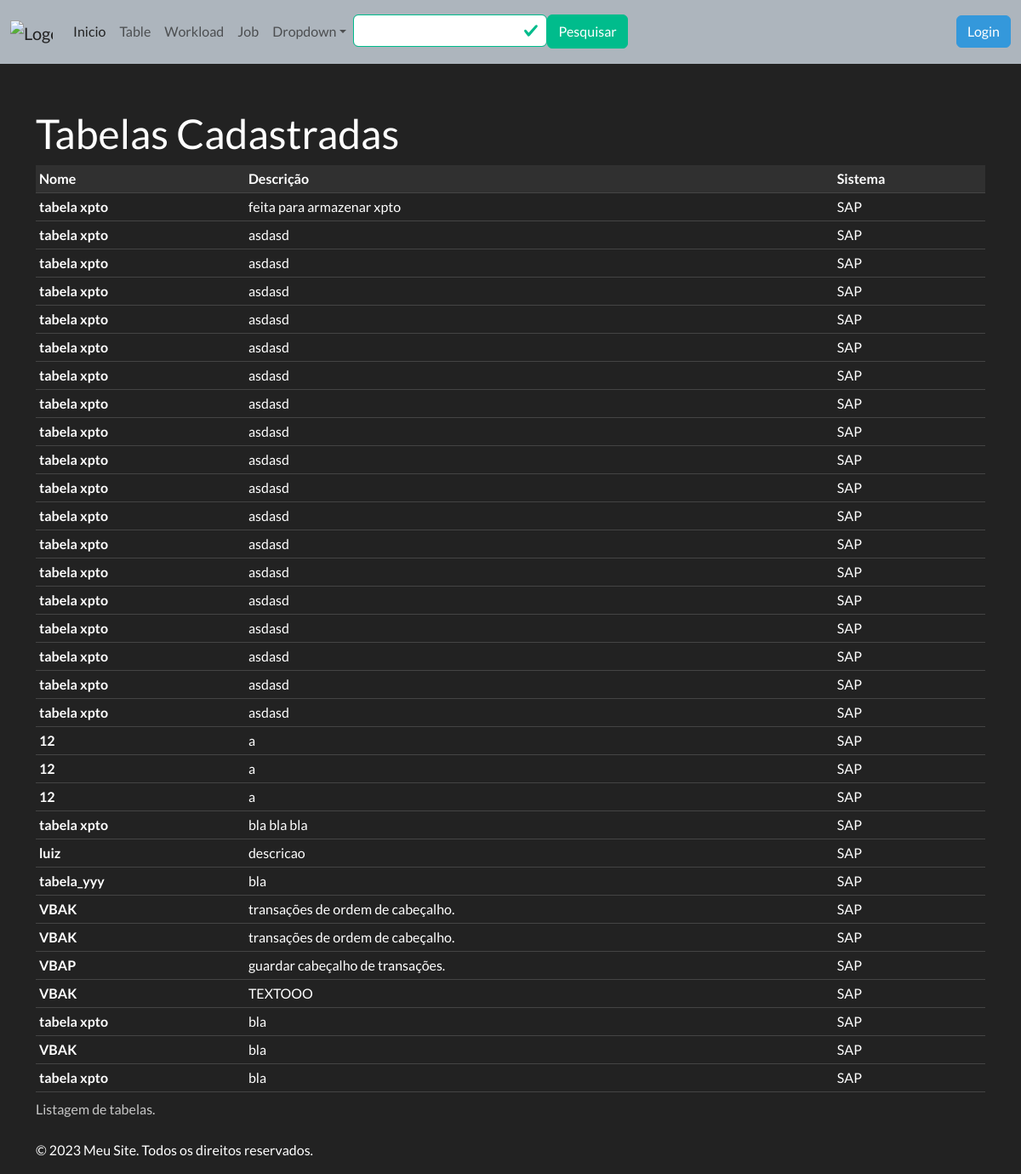
Page /view-tables/ on the committed database.
### process/models.py (models this page shows)
class Tables(models.Model):
    id_table = models.AutoField(primary_key=True)
    id_customer = models.IntegerField()
    id_workload = models.IntegerField()
    str_system = models.CharField(max_length=200)
    str_frequency = models.CharField(
        max_length=20, choices=[
            ('diario', 'Diário'),
            ('mensal', 'Mensal'),
            ('hora', 'A cada 1 hora'),
            ('semanal', 'Semanal')
        ]
    )
    str_hour_of = models.CharField(max_length=200, null=True, blank=True)
    str_mode = models.CharField(
        max_length=20,
        choices=[
            ('batch', 'Batch'),
            ('incremental', 'Incremental')
        ]
    )
    str_type = models.CharField(
        max_length=20,
        choices=[
            ('cdc', 'Detecte as Mudanças'),
            ('full', 'Ultima fotografia')
        ]
    )
    str_dataset = models.CharField(max_length=200)
    str_name = models.CharField(max_length=200)
    str_desc = models.TextField()
    str_owner = models.CharField(max_length=200)
    str_owner_email = models.EmailField()
    dth_start_at = models.DateTimeField(auto_now=True)
    dth_last_updated = models.DateTimeField(null=True, blank=True)
    int_size = models.IntegerField(null=True, blank=True)
    int_number_of_rows = models.IntegerField(null=True, blank=True)
    float_perc_growth = models.FloatField(null=True, blank=True)
    str_id_version = models.CharField(max_length=200, null=True, blank=True)

### process/views.py (the view, shortened to what this page needs)
# urls.py: path('view-tables/',TablesView.as_view(),name='table_view')
class TablesView(View):
    def __init__(self):
        self.template_path = 'process/Tables/'
    def parse_html_path(self,page):
        html_location = self.template_path + f'{page}.html'
        return html_location
    def get_tables(self, request):
        print(request.user)
        tables = Tables.objects.all()
        for table in tables:
            table.detail_url = reverse(
                'table_view',
                args=[crip(str(table.id_table))]
            )
            table.save()
        html_location = self.parse_html_path('list')
        response_dict = {'tables': tables}
        return render(request, html_location, response_dict)
    def get(self, request, argument=None):
        if request.path == '/add-table/':
            return self.render_add(request)
        elif argument is not None:
            id_tabela = uncrip(argument)
            return self.get_table(request,id_tabela)
        elif argument is None:
            return self.get_tables(request)

### process/views.py (called while the page is built)
def crip(text):
    crip = base64.b64encode(text.encode()).decode()
    return crip

### templates/process/tables/list.html (shortened to what this page needs)
{% extends 'common/base.html' %}
{% block content %}
 <div class="container">
        <h1>Tabelas Cadastradas</h1>
        <div class="table-responsive">
            <table class="table table-sm">
                <thead class="table-dark">
                    <tr>
                        <th>Nome</th>
                        <th>Descrição</th>
                        <th>Sistema</th>
                    </tr>
                </thead>
                <tbody>
                    {% for table in tables %}
                        <tr>
                            <th scope="row">
                                <a class="nav-link" href="{{ table.detail_url }}">{{ table.str_name }}</a>
                            <td>{{ table.str_desc }}</td>
                            <td>{{ table.str_system}}</td>
                        </tr>
                    {% endfor %}
                </tbody>
                <caption>Listagem de tabelas.</caption>
            </table>
{% endblock %}

### templates/common/base.html (shortened to what this page needs)
{% load static %}
{% load bootstrap4 %}
<!DOCTYPE html>
<html>
<head>
    <link rel="stylesheet" href="{% static 'css/darkly.min.css' %}">
</head>
<body>
    {% include 'common/header.html' %}
    <div class="containe mt-5">
        {% block content %}
        {% endblock %}
    </div>
    {% include 'common/footer.html' %}
</body>
</html>

### templates/common/header.html (shortened to what this page needs)
{% load static %}
{% load bootstrap4 %}
<link rel="stylesheet" href="{% static 'css/darkly.min.css' %}">
<header>
    <nav class="navbar navbar-expand-lg fixed-top bg-light" data-bs-theme="light">
        <div class="container-fluid">
            <a class="navbar-brand" href="/">
                <img src="{% static 'images/dotpy_logo.png' %}" alt="Logo" class="img-fluid" style="max-width: 50px;">
            </a>
            <div class="collapse navbar-collapse" id="navbarNav">
                <ul class="navbar-nav me-auto">
                    <a class="nav-link active" href="/add-table/">Inicio
                    </a>
                    <li class="nav-item">
                        <a class="nav-link" href="/view-tables/">Table</a>
                    </li>
                    <li class="nav-item">
                        <a class="nav-link" href="/view-tables/">Workload</a>
                    </li>
                    <li class="nav-item">
                        <a class="nav-link" href="/view-tables/">Job</a>
                    </li>
                    <li class="nav-item dropdown">
                    <a class="nav-link dropdown-toggle" data-bs-toggle="dropdown" href="#" role="button" aria-haspopup="true" aria-expanded="false">Dropdown</a>
                    </li>
                    <form class="d-flex">
                    <div class="form-group has-success">
                        <input type="text" value="" class="form-control is-valid" id="inputValid">
                    </div>
                        <button type="button" class="btn btn-success">Pesquisar</button>
                    </form>
                    </div>
            <div class="login ml-2">
                {% if user.is_authenticated %}
                    <p>Bem-vindo, {{ user.username }}!</p>
                {% else %}
                    <a href="{% url 'login' %}" class="btn btn-info">Login</a>
                {% endif %}
            </div>
        </div>
    </nav>
</header>

### templates/common/footer.html
<footer>
    <p>&copy; 2023 Meu Site. Todos os direitos reservados.</p>
</footer>

### templates/common/base.html (style rules this page uses)
body { padding-top: 80px; }

### rows in the picture
Tables: str_name "tabela xpto", str_desc "feita para armazenar xpto", str_system "SAP"
Tables: str_name "tabela xpto", str_desc "asdasd", str_system "SAP"
Tables: str_name "tabela xpto", str_desc "asdasd", str_system "SAP"
Tables: str_name "tabela xpto", str_desc "asdasd", str_system "SAP"
Tables: str_name "tabela xpto", str_desc "asdasd", str_system "SAP"
Tables: str_name "tabela xpto", str_desc "asdasd", str_system "SAP"
Tables: str_name "tabela xpto", str_desc "asdasd", str_system "SAP"
Tables: str_name "tabela xpto", str_desc "asdasd", str_system "SAP"
Tables: str_name "tabela xpto", str_desc "asdasd", str_system "SAP"
Tables: str_name "tabela xpto", str_desc "asdasd", str_system "SAP"
Tables: str_name "tabela xpto", str_desc "asdasd", str_system "SAP"
Tables: str_name "tabela xpto", str_desc "asdasd", str_system "SAP"
Tables: str_name "tabela xpto", str_desc "asdasd", str_system "SAP"
Tables: str_name "tabela xpto", str_desc "asdasd", str_system "SAP"
Tables: str_name "tabela xpto", str_desc "asdasd", str_system "SAP"
Tables: str_name "tabela xpto", str_desc "asdasd", str_system "SAP"
Tables: str_name "tabela xpto", str_desc "asdasd", str_system "SAP"
Tables: str_name "tabela xpto", str_desc "asdasd", str_system "SAP"
Tables: str_name "tabela xpto", str_desc "asdasd", str_system "SAP"
Tables: str_name "12", str_desc "a", str_system "SAP"
Tables: str_name "12", str_desc "a", str_system "SAP"
Tables: str_name "12", str_desc "a", str_system "SAP"
Tables: str_name "tabela xpto", str_desc "bla bla bla", str_system "SAP"
Tables: str_name "luiz", str_desc "descricao", str_system "SAP"
Tables: str_name "tabela_yyy", str_desc "bla", str_system "SAP"
Tables: str_name "VBAK", str_desc "transações de ordem de cabeçalho.", str_system "SAP"
Tables: str_name "VBAK", str_desc "transações de ordem de cabeçalho.", str_system "SAP"
Tables: str_name "VBAP", str_desc "guardar cabeçalho de transações.", str_system "SAP"
Tables: str_name "VBAK", str_desc "TEXTOOO", str_system "SAP"
Tables: str_name "tabela xpto", str_desc "bla", str_system "SAP"
Tables: str_name "VBAK", str_desc "bla", str_system "SAP"
Tables: str_name "tabela xpto", str_desc "bla", str_system "SAP"
